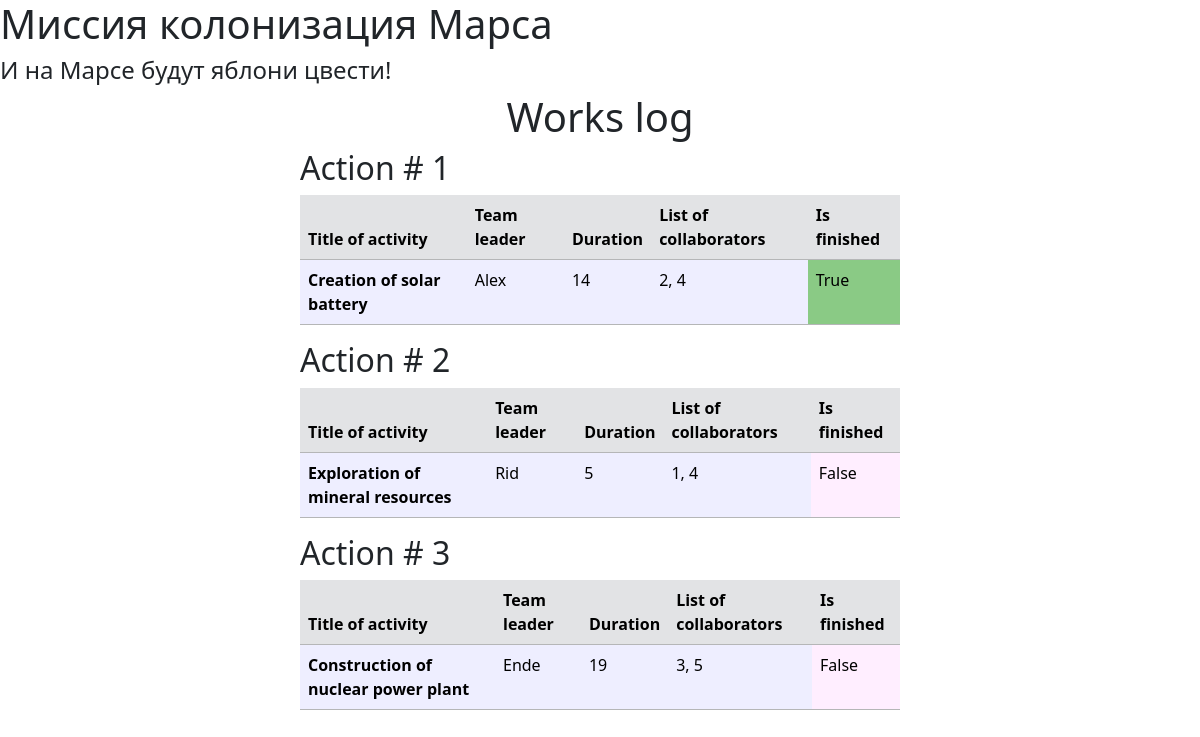
The page / on the database its author committed.
### something_from_lesson/data/jobs.py (models this page shows, shortened)
class Jobs(SqlAlchemyBase):
    __tablename__ = "jobs"
    id = sqlalchemy.Column(sqlalchemy.Integer, primary_key=True, autoincrement=True)
    job = sqlalchemy.Column(sqlalchemy.String, nullable=True)
    work_size = sqlalchemy.Column(sqlalchemy.Integer, nullable=True, default=0)
    collaborators = sqlalchemy.Column(sqlalchemy.String, nullable=True)
    start_date = sqlalchemy.Column(sqlalchemy.DateTime, default=datetime.datetime.now)
    end_date = sqlalchemy.Column(sqlalchemy.DateTime, default=datetime.datetime.now)
    is_finished = sqlalchemy.Column(sqlalchemy.Boolean, default=True)
    team_leader = sqlalchemy.Column(sqlalchemy.Integer, sqlalchemy.ForeignKey("users.id"))
    user = orm.relationship("User")

### something_from_lesson/data/users.py (models this page shows, shortened)
class User(SqlAlchemyBase):
    __tablename__ = "users"
    id = sqlalchemy.Column(sqlalchemy.Integer,
                           primary_key=True, autoincrement=True)
    name = sqlalchemy.Column(sqlalchemy.String, nullable=True)
    surname = sqlalchemy.Column(sqlalchemy.String, nullable=True)
    age = sqlalchemy.Column(sqlalchemy.Integer, nullable=True)
    position = sqlalchemy.Column(sqlalchemy.String, nullable=True)
    speciality = sqlalchemy.Column(sqlalchemy.String, nullable=True)
    address = sqlalchemy.Column(sqlalchemy.String, nullable=True)
    email = sqlalchemy.Column(sqlalchemy.String,
                              index=True, unique=True, nullable=True)
    hashed_password = sqlalchemy.Column(sqlalchemy.String, nullable=True)
    modified_date = sqlalchemy.Column(sqlalchemy.DateTime,
                                      default=datetime.datetime.now)
    jobs = orm.relationship("Jobs", back_populates="user")
    departments = orm.relationship("Department", back_populates="user")

### something_from_lesson/main.py (the view)
@app.route("/")
def index():
    session = db_session.create_session()
    query = session.query(Jobs)
    jobs = []
    for job in query:
        team_leader_id = job.team_leader
        team_leader = session.query(User.name).filter(User.id == team_leader_id).first()[0]
        some_job = [job.job, team_leader, job.work_size, job.collaborators, job.is_finished]
        jobs.append(some_job)
    return render_template("actions.html", jobs=jobs)

### something_from_lesson/data/db_session.py (called while the page is built)
def create_session() -> Session:
    global __factory
    return __factory()

### something_from_lesson/templates/actions.html
{% extends "base.html" %}
{% block content %}
    <h1 class="text-center">Works log</h1>
    {% for job in jobs %}
        <div style="width: 50%; margin: 0 auto;">
        <h2>Action # {{ loop.index }}</h2>
        <table class="table table-secondary">
            <thead>
              <tr>
                <th scope="col">Title of activity</th>
                <th scope="col">Team leader</th>
                <th scope="col">Duration</th>
                <th scope="col">List of collaborators</th>
                <th scope="col">Is finished</th>
              </tr>
            </thead>
            <tr>
                <th style="background-color: rgb(238,238,255)">{{ job[0] }}</th>
                <td style="background-color: rgb(238,238,255)">{{ job[1] }}</td>
                <td style="background-color: rgb(238,238,255)">{{ job[2] }}</td>
                <td style="background-color: rgb(238,238,255)">{{ job[3] }}</td>
                {% if job[4] %}
                    <td style="background-color: rgb(138, 202, 133)">{{ job[4] }}</td>
                {% else %}
                    <td style="background-color: #ffeeff">{{ job[4] }}</td>
                {% endif %}
              </tr>
        </table>
    </div>
    {% endfor %}
{% endblock %}

### something_from_lesson/templates/base.html (shortened to what this page needs)
<!DOCTYPE html>
<html lang="en">
<head>
  <link href="https://cdn.jsdelivr.net/npm/bootstrap@5.3.3/dist/css/bootstrap.min.css" rel="stylesheet">
  <link rel="stylesheet" type="text/css" href="static/css/style.css" />
</head>
<body>
    <h1>Миссия колонизация Марса</h1>
    <h4>И на Марсе будут яблони цвести!</h4>
    {% block content %}
    {% endblock %}
</body>
</html>

### rows shown on the page
Jobs: job "Creation of solar battery", collaborators "2, 4"
User: name "Alex"
Jobs: job "Exploration of mineral resources", collaborators "1, 4"
User: name "Rid"
Jobs: job "Construction of nuclear power plant", collaborators "3, 5"
User: name "Ende"

### other values the page prints
{{ job[2] }} "14" "5" "19"
{{ job[4] }} "True"
{{ job[4] }} "False" "False"
